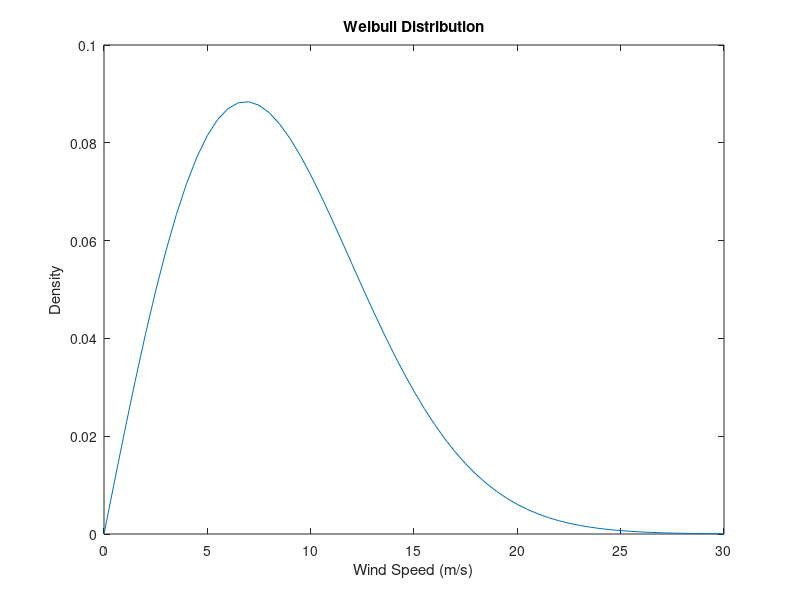
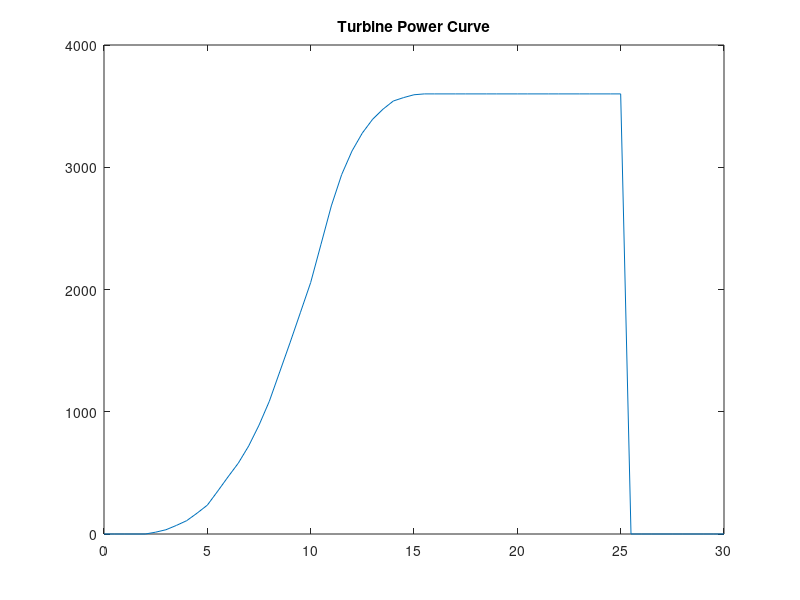
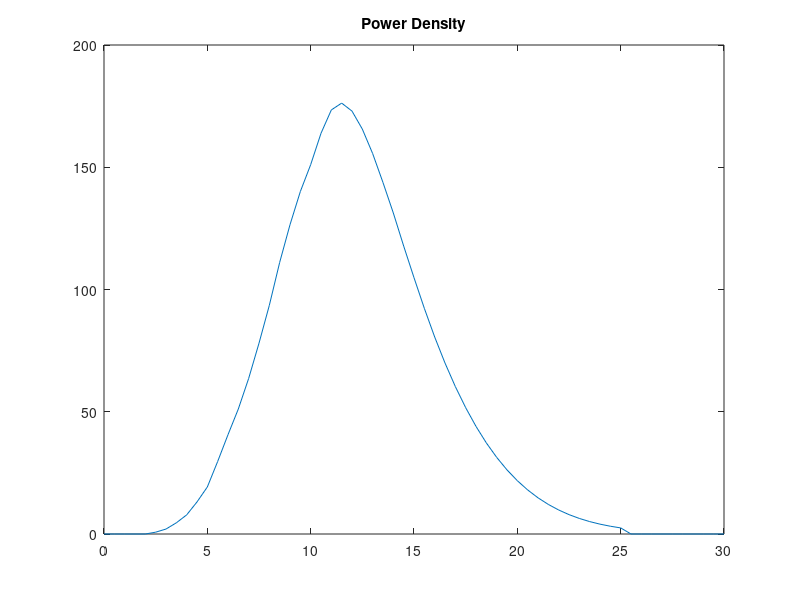

Here is the MATLAB script that generated these plots, in order:
%Inputs
%Weibull Parameters
k = 2;      %Shape/k
C = 9.7;    %Scale/C
%Site Parameters
Turbines = 7;
CapacityFactor = 0.25; %Estimation
PowerCurve = [0 0 0 0 0 15 35 70 109 170 236 350 467 580 720 890 1086 1325 1564 1810 2057 2370 2684 2940 3133 3280 3393 3475 3542 3570 3593 3600 3600 3600 3600 3600 3600 3600 3600 3600 3600 3600 3600 3600 3600 3600 3600 3600 3600 3600 3600 0 0 0 0 0 0 0 0 0 0];
%Plot Weibull Distribution
x = linspace(0,30,61);
plot(x,wblpdf(x,9.7,2))
title('Weibull Distribution')
xlabel('Wind Speed (m/s)')'
ylabel('Density')
%Plot Turbine Power Curve
pcurve = zeros(2,61);
pcurve(1,:) = 0:60;
pcurve(2,:) = PowerCurve;
pcurve(1,:) = pcurve(1,:).*0.5;
figure
plot(pcurve(1,:),pcurve(2,:));
title('Turbine Power Curve')
%Plot Energy Generation Density
power = wblpdf(x,9.7,2).*pcurve(2,:);
figure
plot(x,power)
title('Power Density')
EnergyOut = sum(sum(power))*60*60*24*365    %Yearly Production per Turbine
TotalSiteGeneration = CapacityFactor*Turbines*EnergyOut    %Yearly Production per Site